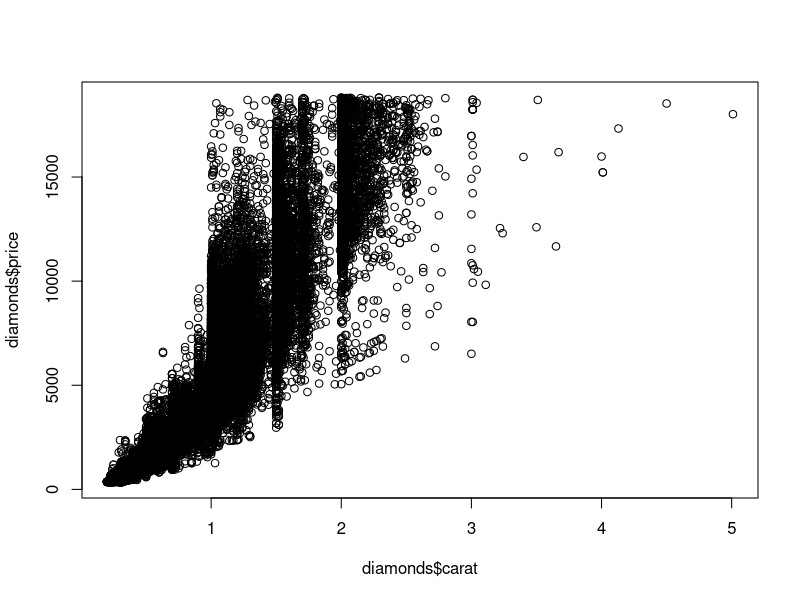
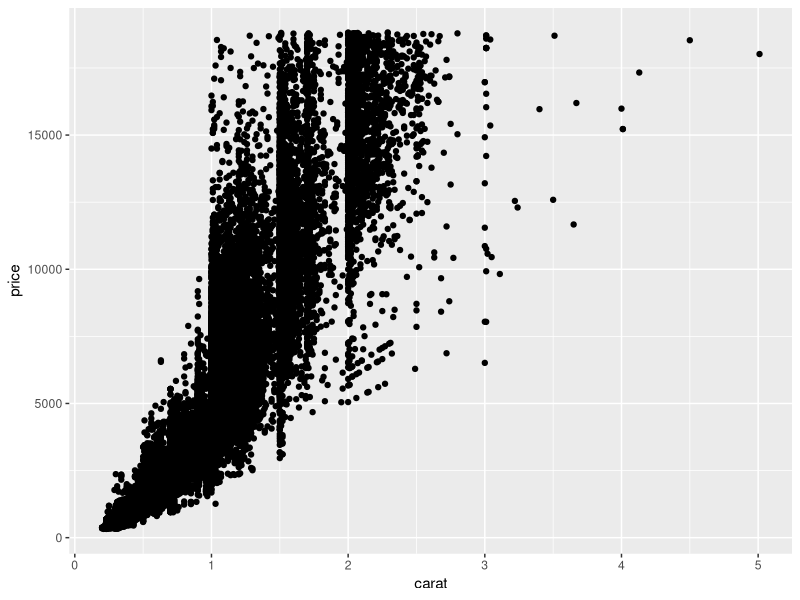
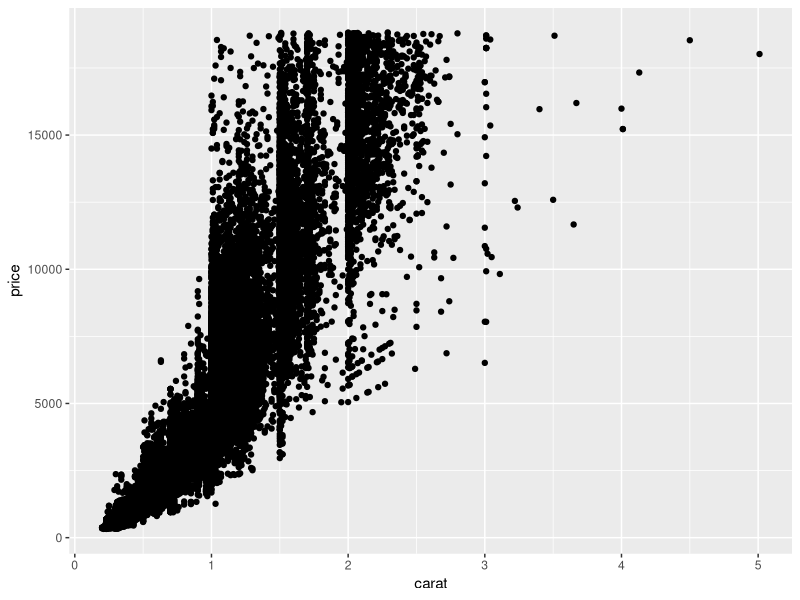
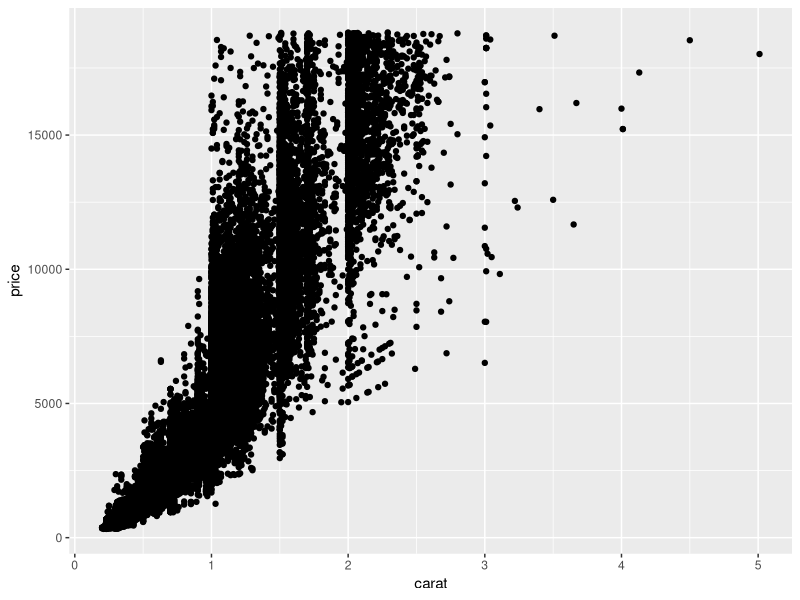
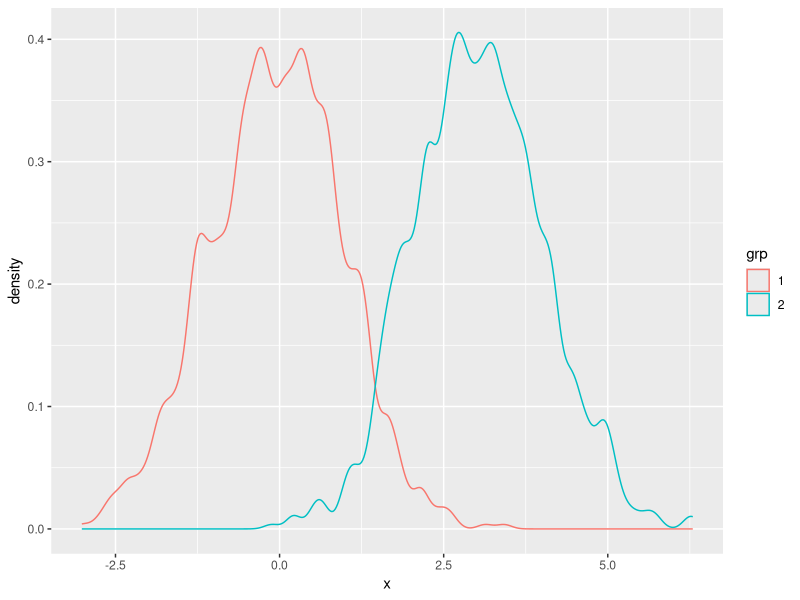
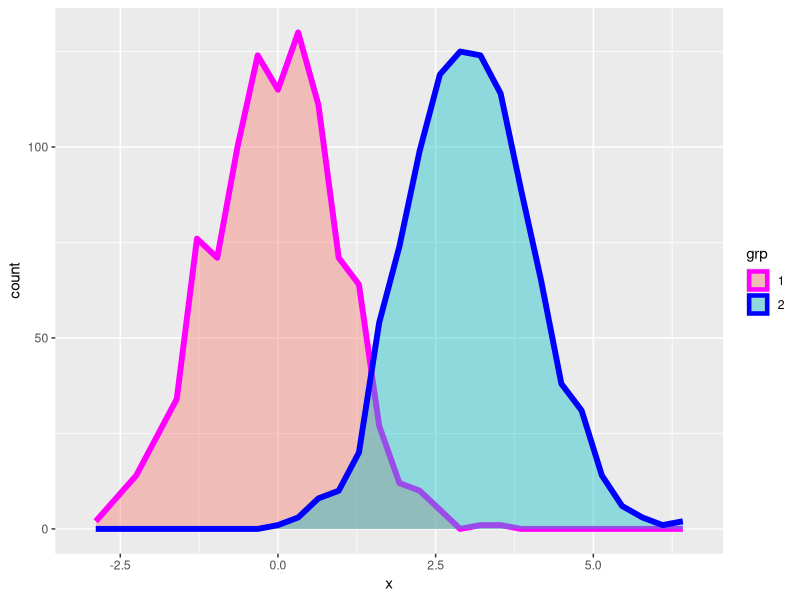
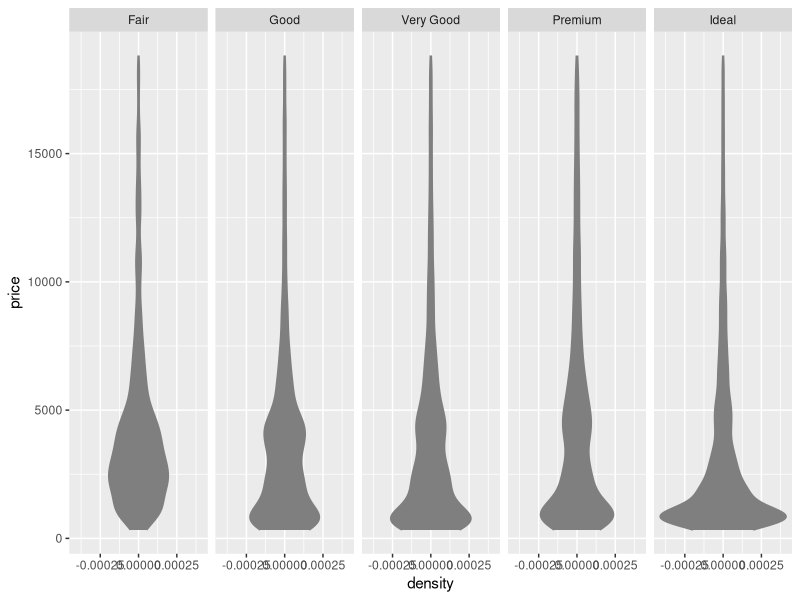
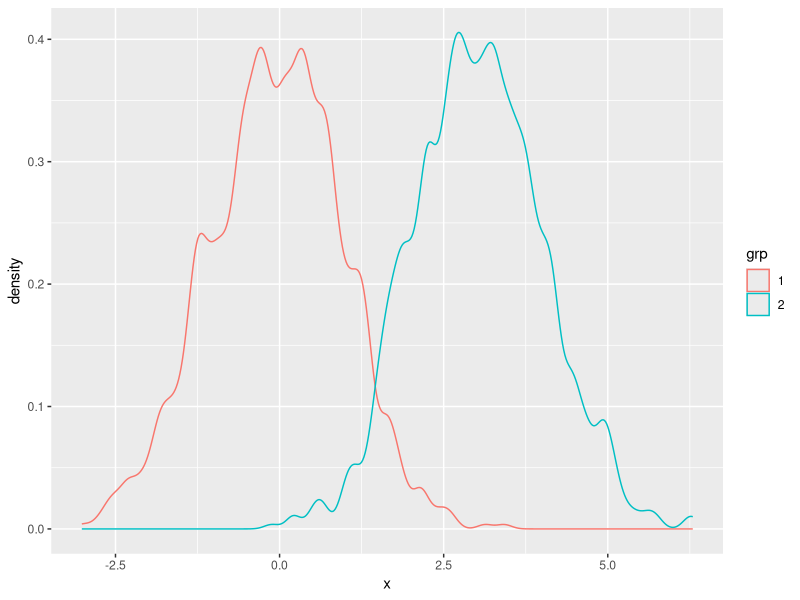

These charts were generated, in order, by the following R code:
## ---- chunk 1
knitr::opts_chunk$set(echo = T, warning = F, error = F, message = F)
library(ggplot2)
## ---- chunk 2
str(diamonds)

plot(diamonds$carat, diamonds$price)
## ---- chunk 3
ggplot() +
  layer(
    data = diamonds,
    mapping = aes(x = carat, y = price),
    geom = "point",
    stat = "identity",
    position = "identity") +
  scale_y_continuous() + 
  scale_x_continuous() +
  coord_cartesian()
## ---- chunk 4
ggplot(diamonds, aes(carat, price)) + geom_point()
## ---- chunk 5
qplot(data = diamonds, x = carat, y = price, geom = "point")
## ---- chunk 6
mix2norm <- data.frame(x  = c(rnorm(1000), rnorm(1000, 3)), 
                       grp = as.factor(rep(c(1,2),each=1000)))

ggplot(mix2norm, aes(x=x, color = grp)) + geom_density(adjust = 1/2)
## ---- chunk 7
ggplot(mix2norm, aes(x=x, color = grp, fill= grp)) + 
  geom_density(alpha = .4, size = 2, stat = "bin") +
  scale_color_manual(values = c("1" = "magenta", "2" = "blue"))
## ---- chunk 8
ggplot(diamonds, aes(x = price)) +
  stat_density(aes(ymax = ..density..,  ymin = -..density..),
    fill = "grey50", colour = "grey50",
    geom = "ribbon", position = "identity") +
  facet_grid(. ~ cut) +
  coord_flip()
## ---- chunk 9
ggplot(mix2norm, aes(x = x, color = grp)) + geom_density(adjust = 1/2)
## ---- chunk 10
ggplot(mix2norm, aes(x = x, color = grp)) + stat_density(adjust = 1/2)
## ---- chunk 11
ggplot(mix2norm, aes(x=x, color = grp)) + 
  stat_density(adjust=1/2, size=2, position ="identity",geom ="line")
## ---- chunk 12
ggplot(mix2norm, aes(x=x, color = grp)) + 
  stat_density(adjust=1/2, size=2, position ="identity", geom ="line") +
  scale_y_log10(limits = c(1e-5,1))
## ---- chunk 13
ggplot(mix2norm, aes(x=x, color = grp)) + 
  stat_density(adjust=1/2, size=2, position ="identity",geom ="line") +
  coord_polar()
## ---- chunk 14
ggplot(mix2norm, aes(x=x, color = grp)) + 
  stat_density(adjust = 1/2, size = 2, position = "identity", geom = "line") +
  facet_grid(grp~.)
## ---- chunk 15

## ---- chunk 16

## ---- chunk 17

## ---- chunk 18

## ---- chunk 19

## ---- chunk 20

## ---- chunk 21

